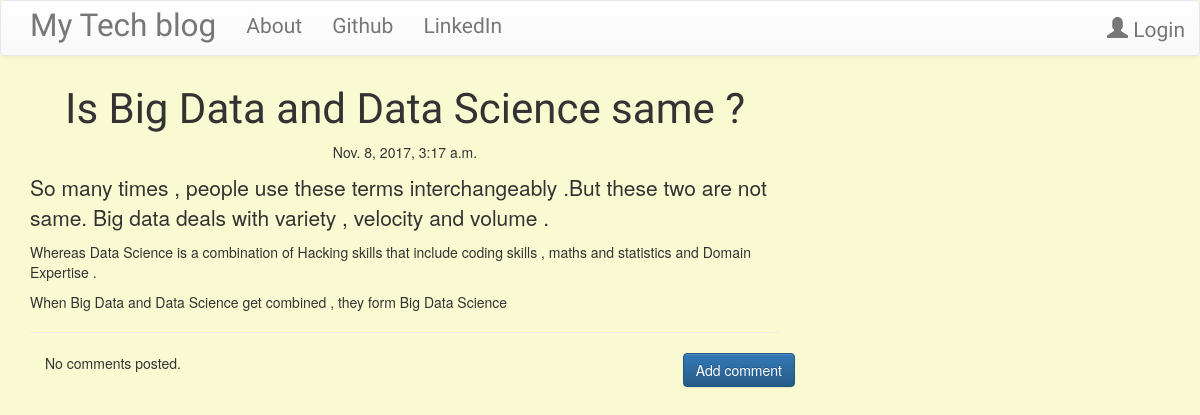
Screenshot of /post/21 with the database file from the repository.
### blog/models.py (models this page shows, shortened)
class Post(models.Model):
    author = models.ForeignKey('auth.User')
    title = models.CharField(max_length=200)
    text = models.TextField()
    created_date = models.DateTimeField(default=timezone.now)
    published_date = models.DateTimeField(blank=True, null=True)

### blog/views.py (the view)
# urls.py: url(r'^post/(?P<pk>\d+)$', views.PostDetailView.as_view(), name='post_detail'),
class PostDetailView(DetailView):
    model = Post

### blog/templates/blog/post_detail.html (shortened to what this page needs)
{% extends 'blog/base.html' %}
{% block content %}
        <h1 class='posttitle loader'>{{ post.title }}</h1>
        {% if post.published_date %}
            <div class="date postdate">
                {{ post.published_date }}
            </div>
        {% else %}
            <a class="btn btn-default" href="{% url 'post_publish' pk=post.pk %}">Publish</a>
        {% endif %}
      <p class='postcontent' >{{ post.text|safe|linebreaksbr }}</p>
  <hr>
  <a class="btn btn-primary btn-comment" href="{% url 'add_comment_to_post' pk=post.pk %}">Add comment</a>
  <div class="container">
  {% for comment in post.comments.all %}
  <br>
      {% if user.is_authenticated or comment.approved_comment %}
              {{ comment.created_date }}
              {% if not comment.approved_comment %}
                  <a class="btn btn-default" href="{% url 'comment_remove' pk=comment.pk %}"><span class="glyphicon glyphicon-remove"></span></a>
                  <a class="btn btn-default" href="{% url 'comment_approve' pk=comment.pk %}"><span class="glyphicon glyphicon-ok"></span></a>
              {% endif %}
          <p>{{ comment.text|safe|linebreaks }}</p>
          <p>Posted by: <strong>{{ comment.author }}</strong></p>
      {% endif %}
  {% empty %}
      <p>No comments posted.</p>
  {% endfor %}
</div>
{% endblock %}

### blog/static/css/blog.css (style rules this page uses)
.postdate { text-align: center; }
.posttitle { font-family: 'Russo One', sans-serif; font-size: 3em; text-align: center; }
.postcontent { font-family: 'Montserrat'; font-size: 1.5em; }
.btn-comment { position: absolute; right: 0px; }
.loader { filter: hue-rotate(0deg); color: linear-gradient(45deg, #0f8, #08f); animation: hue 5000ms infinite linear; }
body { background: lightgoldenrodyellow; }

### rows the page displays
Post: title "Is Big Data and Data Science same ?", published_date "Nov. 8, 2017, 3:17 a.m.", text "So many times , people use these terms interchangeably .But these two are not same. Big data deals with variety , velocity and volume . Whereas Data Science is a combination of Hacking skills that include coding skills , maths and statistics and Domain Expertise . When Big Data and Data Science get combined , they form Big Data Science"
